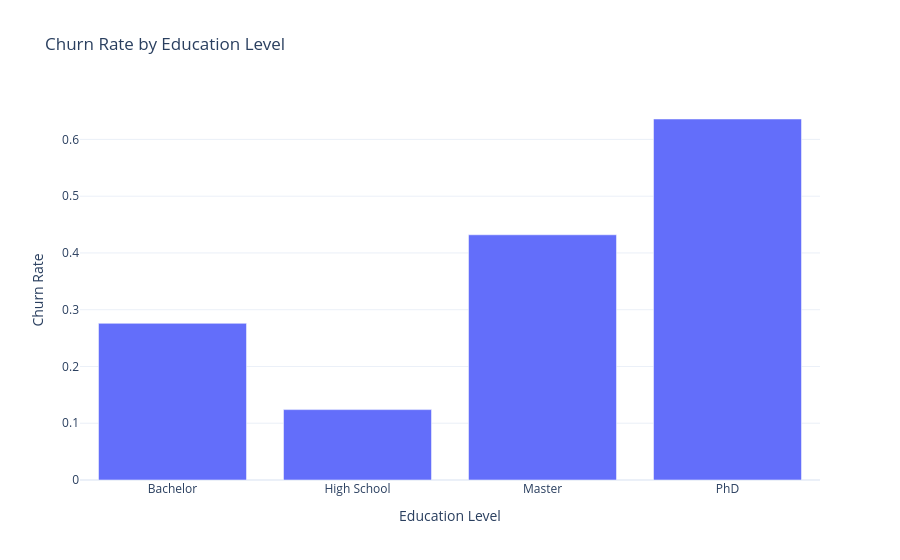

The cell this chart's notebook holds for it:
### Code cell
#Churn Rate by Education Level
churn_rate_by_education = df.groupby('education_level')['churn'].mean().reset_index()
import plotly.express as px
fig = px.bar(churn_rate_by_education, x='education_level', y='churn', title='Churn Rate by Education Level')
fig.update_layout(
    xaxis_title='Education Level',
    yaxis_title='Churn Rate',
    template='plotly_white'
)   
fig.show()

### Figure 1 — Plotly figure (JSON) as saved in the notebook; plotly's stock layout.template omitted (floating-point values rounded to 4 significant figures)
{"data": [{"hovertemplate": "education_level=%{x}<br>churn=%{y}<extra></extra>", "legendgroup": "", "marker": {"color": "#636efa", "pattern": {"shape": ""}}, "name": "", "orientation": "v", "showlegend": false, "textposition": "auto", "type": "bar", "x": ["Bachelor", "High School", "Master", "PhD"], "xaxis": "x", "y": [0.276, 0.124, 0.432, 0.636], "yaxis": "y"}], "layout": {"barmode": "relative", "legend": {"tracegroupgap": 0}, "title": {"text": "Churn Rate by Education Level"}, "xaxis": {"anchor": "y", "domain": [0, 1], "title": {"text": "Education Level"}}, "yaxis": {"anchor": "x", "domain": [0, 1], "title": {"text": "Churn Rate"}}}}
